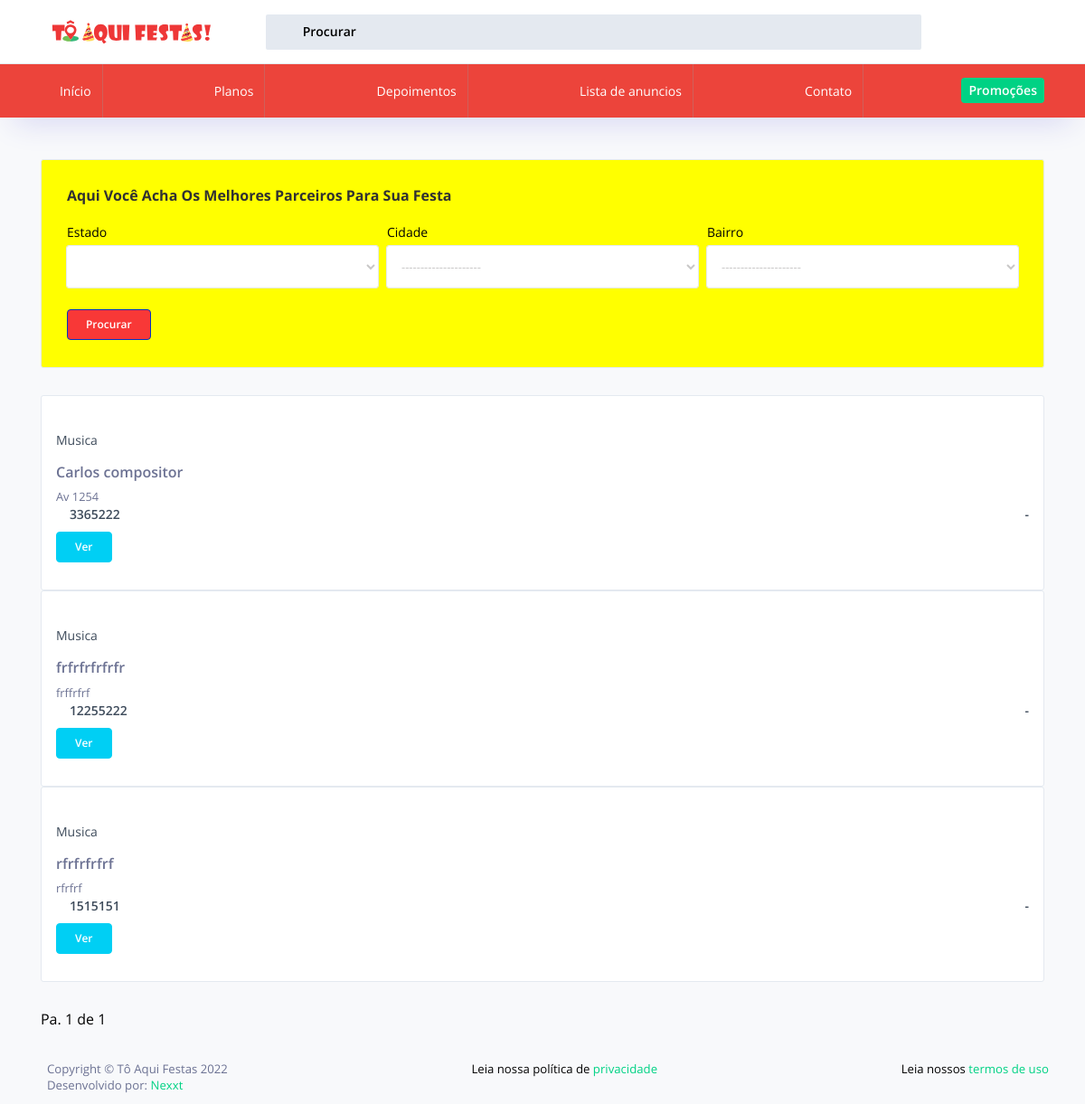
The app's page /lista-de-categorias/1, older data.
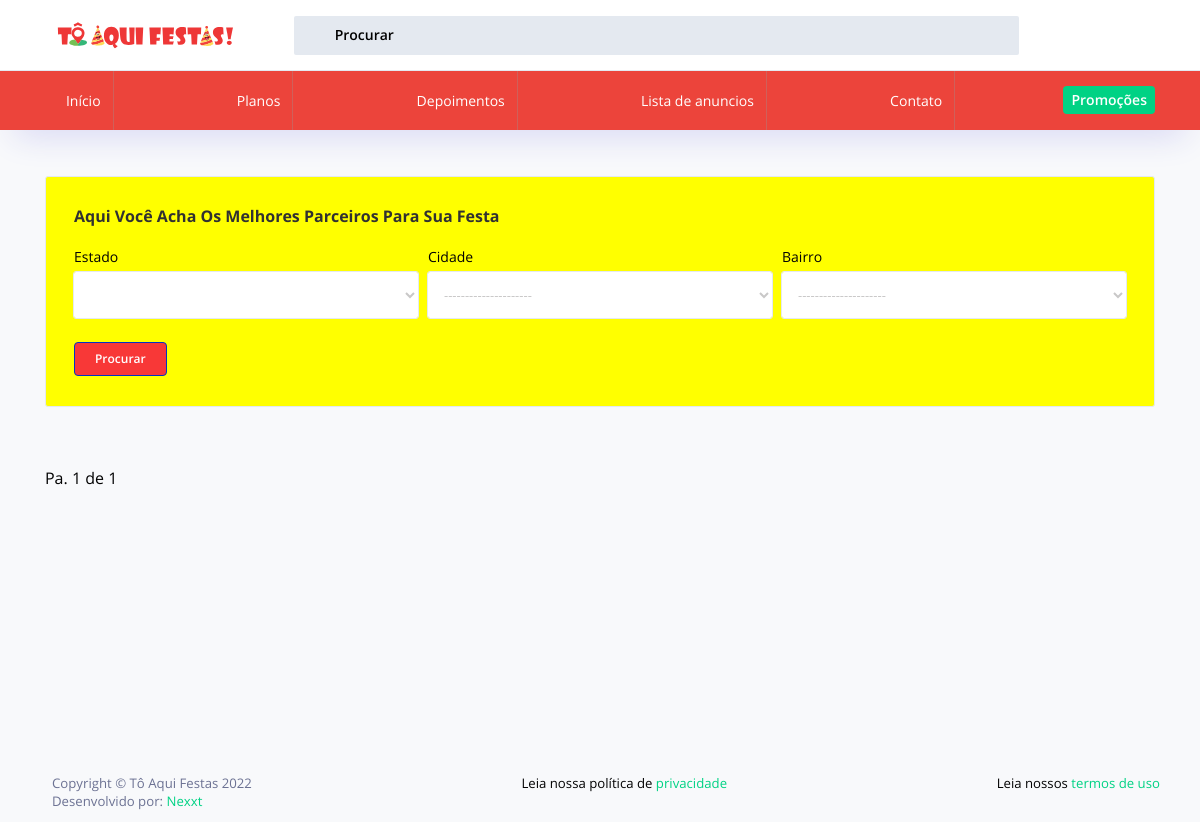
The same page, newer data.
### home/models.py (models this page shows, shortened)
class Anuncios(models.Model):
    criado = models.DateTimeField(auto_now_add=True)
    modificado = models.DateTimeField(auto_now=True)
    imagem_01 = StdImageField('Imagem 01', default='exemple.jpg', upload_to='Anuncios', null=True, blank=True)
    imagem_02 = StdImageField('Imagem 02', default='exemple.jpg', upload_to='Anuncios', null=True, blank=True)
    imagem_03 = StdImageField('Imagem 03', default='exemple.jpg', upload_to='Anuncios', null=True, blank=True)
    titulo = models.CharField('Nome do anúncio', max_length=255)
    slug = models.SlugField(max_length=255, unique=True, null=True, blank=True)
    descricao = RichTextField('Descrição', )
    endereco = models.CharField('Endereço', max_length=255)
    cep = models.CharField('CEP', max_length=255)
    estado = models.CharField('Estado', max_length=55, choices=STATE_CHOICES)
    cidade = models.ForeignKey(City, on_delete=models.CASCADE)
    bairro = models.ForeignKey(District, on_delete=models.CASCADE)
    categoria = models.ForeignKey(Categorias, on_delete=models.CASCADE)
    telefone = models.CharField('Telefone', max_length=255)
    email = models.EmailField('E-mail', max_length=255, null=True, blank=True)
    link_facebook = models.URLField('Link Facebook', null=True, blank=True)
    link_instagram = models.URLField('Link Instagram', null=True, blank=True)
    google_maps = models.TextField('Google maps', null=True, blank=True)
    publicado = models.BooleanField(default=True)
    promocao = models.BooleanField(default=False)
    class Meta:
        verbose_name = 'Anuncio'
        verbose_name_plural = 'Anuncios'
    def get_absolute_url(self):
        return reverse('detalhes-do-anuncio', kwargs={'slug': self.slug})

class Categorias(models.Model):
    criado = models.DateTimeField(auto_now_add=True)
    modificado = models.DateTimeField(auto_now=True)
    imagem = StdImageField('Imagem', upload_to='Categorias', variations={'thumb': {'width': 351, 'height': 215, 'crop': True }})
    nome = models.CharField('Nome da categoria', max_length=255)
    class Meta:
        verbose_name = 'Categoria'
        verbose_name_plural = 'Categorias'
    def __str__(self):
        return self.nome

### home/views.py (the view)
# urls.py: path('lista-de-categorias/<int:cats>', listaDeCategorias, name='lista-de-categorias'),
def listaDeCategorias(request, cats):
    context = {}
    context['form'] = StateForm
    filtered_categorias = AnuncioFilter(
        request.GET,
        queryset=Anuncios.objects.filter(categoria=cats, publicado=True, promocao=False)
    )
    context['filtered_categorias'] = filtered_categorias
    paginated_filter_categorias = Paginator(filtered_categorias.qs, 10)
    page_number = request.GET.get('page')
    categorias_page_obj = paginated_filter_categorias.get_page(page_number)
    context['categoria_page_obj'] = categorias_page_obj
    return render(request, 'lista-de-categorias.html', context)

### home/templates/lista-de-categorias.html (shortened to what the changed rows need)
{% load static %} {% load widget_tweaks %} {% load home_extras %}
<!DOCTYPE html>
<html lang="en">
<head>
    {% include 'includes/css.html' %}
</head>
<body>
    <div class="container-scroller">
        <div class="container-fluid page-body-wrapper">
            <div class="main-panel">
                <div class="content-wrapper pb-0">
                    {% for categoria in categoria_page_obj %}
                    <div class="card">
                        <div class="card-body p-0">
                        </div>
                        <div class="card-body px-3 text-dark">
                            <div class="d-flex justify-content-between">
                                <p>{{ categoria.categoria }}</p>
                                <i class="mdi mdi-heart-outline"></i>
                            </div>
                            <h5 class="d-block text-muted">{{ categoria.titulo }}</h5>
                            <small class="d-block text-muted">{{ categoria.endereco }}
                        </small>
                            <div class="d-flex justify-content-between font-weight-semibold">
                                <p class="mb-0">
                                    <i class="mdi mdi-cellphone star-color pr-1"></i>{{ categoria.telefone }}</p>
                                <p class="mb-0">{{ categoria.estado }} - {{ categoria.cidade }} </p>
                            </div>
                            <a href="{{ categoria.get_absolute_url }}" class="btn btn-info">Ver</a>
                        </div>
                    </div>
                    {% endfor %}
                </div>
            </div>
        </div>
    </div>
</body>
</html>

Row changes from the older to the newer data that the page shows:
removed Anuncios: categoria "Musica", titulo "Carlos compositor", endereco "Av 1254", telefone "3365222"
removed Anuncios: categoria "Musica", titulo "frfrfrfrfrfr", endereco "frffrfrf", telefone "12255222"
removed Anuncios: categoria "Musica", titulo "rfrfrfrfrf", endereco "rfrfrf", telefone "1515151"
